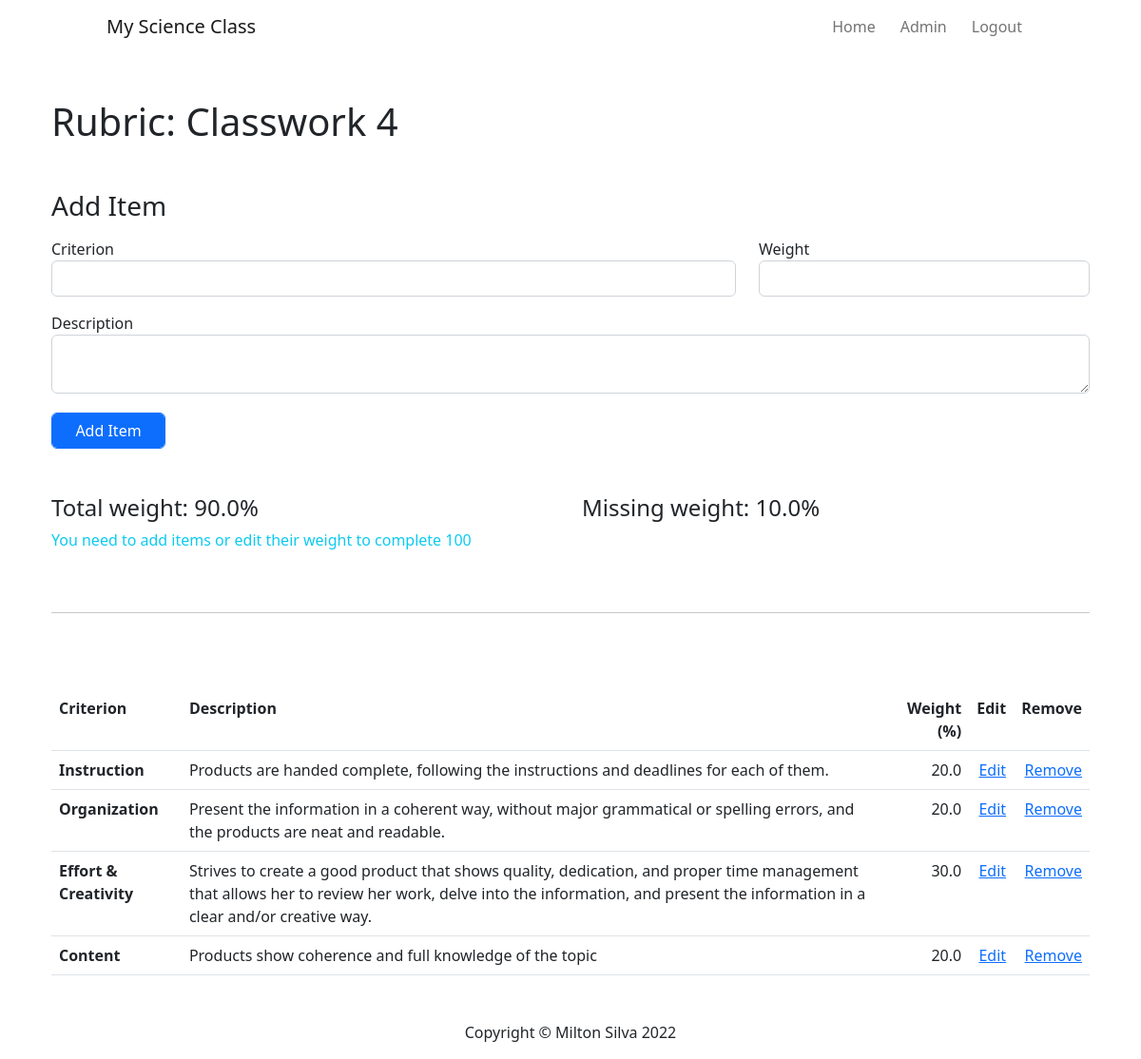
Page /add-items/4 (signed in) on the committed database.
### main.py (models this page shows)
class Rubric(db.Model):
    __tablename__ = "rubrics"
    id = db.Column(db.Integer, primary_key=True)
    rubric_name = db.Column(db.String(100), nullable=False)
    description = db.Column(db.Text, nullable=False)
    items = relationship("RubricItem", back_populates="rubric")

class RubricItem(db.Model):
    __tablename__ = "rubric_items"
    id = db.Column(db.Integer, primary_key=True)
    criterion = db.Column(db.String(250), nullable=False)
    description = db.Column(db.String(1000), nullable=False)
    weight = db.Column(db.Float(), nullable=False)
    rubric_id = db.Column(db.Integer, db.ForeignKey("rubrics.id"))
    rubric = relationship("Rubric", back_populates="items")

### main.py (the view, shortened to what this page needs)
@app.route("/add-items/<int:rubric_id>", methods=["GET", "POST"])
@login_required
def add_items(rubric_id):
    form = RubricItemForm()
    requested_rubric = Rubric.query.get(rubric_id)
    weight_sum = 0
    for item in requested_rubric.items:
        weight_sum += item.weight
    print(weight_sum)
    return render_template("add-items.html", rubric=requested_rubric, form=form, current_user=current_user, weight_sum=weight_sum)

### forms.py
class RubricItemForm(FlaskForm):
    criterion = StringField("Criterion", validators=[DataRequired()])
    item_description = TextAreaField("Description")
    weight = FloatField("Weight", validators=[DataRequired()])
    submit = SubmitField("Add Item")
    btn_edit = SubmitField("Edit Item")
    cancel = SubmitField("Cancel", render_kw={'formnovalidate':True})

### main.py (called while the page is built)
@login_manager.user_loader
def load_user(admin_id):
    return Admin.query.get(int(admin_id))

### templates/add-items.html (shortened to what this page needs)
{% extends 'base.html' %}
{% import "bootstrap/wtf.html" as wtf %}
{% block page_content %}
  <div class="container">
    <h1 class="my-5">Rubric: {{ rubric.rubric_name }}</h1>
    <h3 class="mb-3">Add Item </h3>
    {% if weight_sum != 100 or is_editing: %}
    <form action="" method="POST" class="form" role="form">
      <div class="row">
        <div class="form-group col-md-8">
          {{ wtf.form_field(form.criterion, class="form-control") }}
        </div>
        <div class="form.group col-md-4">
          {{ wtf.form_field(form.weight, class="form-control") }}
        </div>
      </div>
      <div class="form-group mt-3">
        {{ wtf.form_field(form.item_description, class="form-control") }}
      </div>
      <div class="form-group">
        {% if is_editing: %}
        {{ wtf.form_field(form.btn_edit, class="form-control btn btn-primary") }}
        {{ wtf.form_field(form.cancel, class="form-control btn btn-outline-dark") }}
        {% else: %}
        {{ wtf.form_field(form.submit, class="form-control btn btn-primary") }}
        {% endif %}
      </div>
    </form>
    {% else: %}
    <p class="text-info">This rubric is complete. It's total weight is already 100%, if you want to modify something, click on "Edit"</p>
    {% endif %}
    <div class="row my-5">
      <h4 class="col-md-6">Total weight: {{ weight_sum }}%</h4>
      {% if weight_sum < 100: %}
      <h4 class="col-md-6">Missing weight: {{ 100 - weight_sum }}%</h4>
      <p class="text-info">You need to add items or edit their weight to complete 100</p>
      {% elif weight_sum > 100: %}
      <h4 class="col-md-6">Extra weight: {{ weight_sum - 100 }}%</h4>
      <p class="text-danger">You need to remove items or edit their weight to complete 100</p>
      {% endif %}
    </div>
      <hr class="my-5">
  </div>
  <div class="container rubric-cont">
    <table class="table table-hover">
      <thead>
        <tr class="align-top">
            <th scope="col">Criterion</th>
            <th scope="col">Description</th>
            <th scope="col" class="text-end">Weight (%)</th>
            <th scope="col" class="text-end">Edit</th>
            {% if not is_editing: %}
            <th scope="col" class="text-end">Remove</th>
            {% endif %}
        </tr>
      </thead>
      <tbody>
        {% for item in rubric.items %}
        <tr>
            <th scope="row"> {{ item.criterion }}</th>
            <td>{{ item.description }}</td>
            <td class="text-end">{{ item.weight }}</td>
            <td class="text-end"><a href="{{ url_for('edit_item', item_id=item.id) }}">Edit</a></td>
            {% if not is_editing: %}
            <td class="text-end"><a href="{{ url_for('delete_item', item_id=item.id) }}">Remove</a></td>
            {% endif %}
        </tr>
        {% endfor %}
      </tbody>
    </table>
  </div>
{% include "footer.html" %}
{% endblock %}

### static/css/style.css (style rules this page uses)
.rubric-cont { margin: 5rem auto auto auto; }
#submit { margin-top: 20px; width: 120px; }

### rows in the picture
Rubric: rubric_name "Classwork 4"
RubricItem: criterion "Instruction", description "Products are handed complete, following the instructions and deadlines for each of them.", weight "20.0"
RubricItem: criterion "Organization", description "Present the information in a coherent way, without major grammatical or spelling errors, and the products are neat and readable.", weight "20.0"
RubricItem: criterion "Effort & Creativity", description "Strives to create a good product that shows quality, dedication, and proper time management that allows her to review her work, delve into the information, and present the information in a clear and/or creative way.", weight "30.0"
RubricItem: criterion "Content", description "Products show coherence and full knowledge of the topic", weight "20.0"

### other values in the picture
{{ weight_sum }} "90.0"
{{ 100 - weight_sum }} "10.0"
